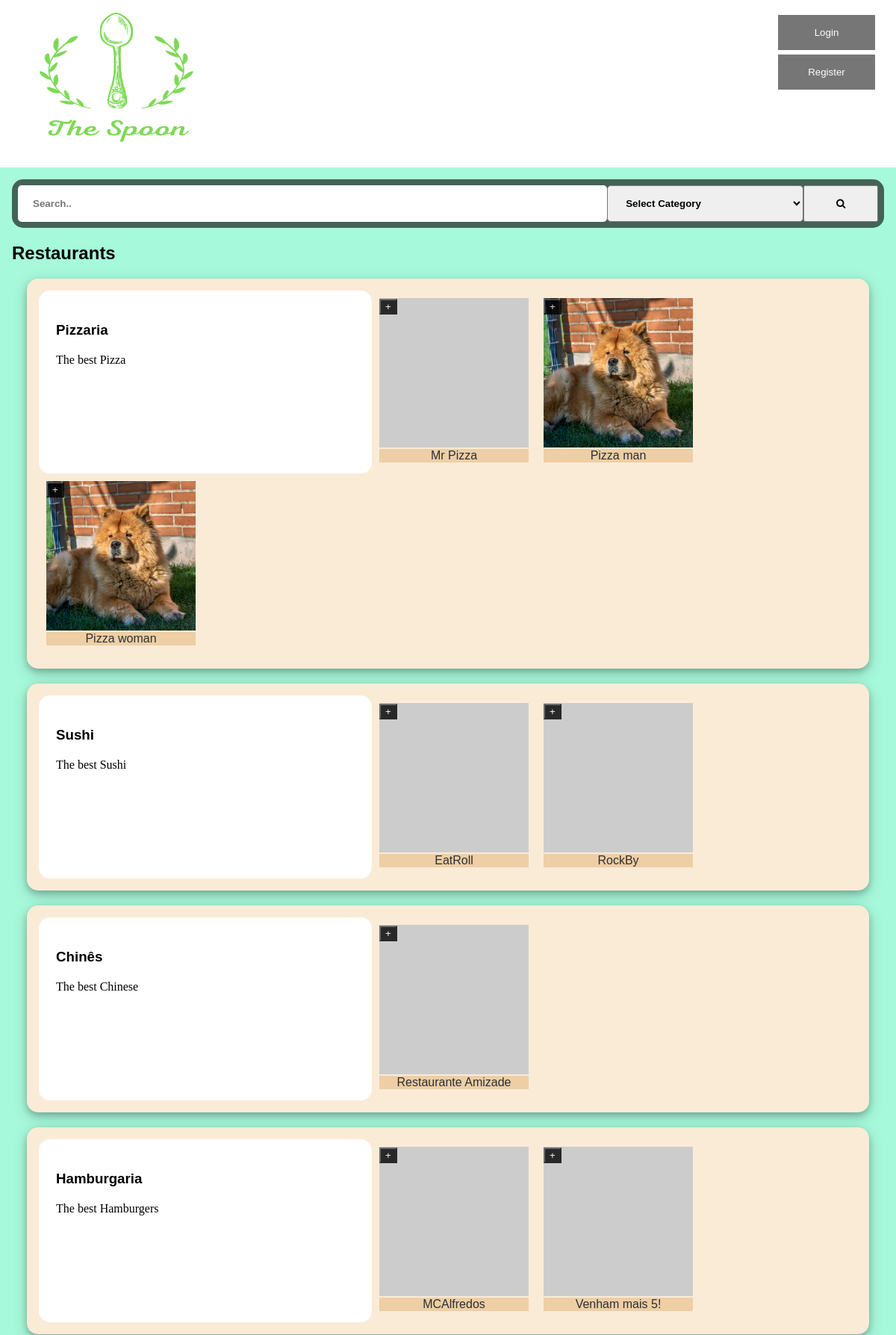
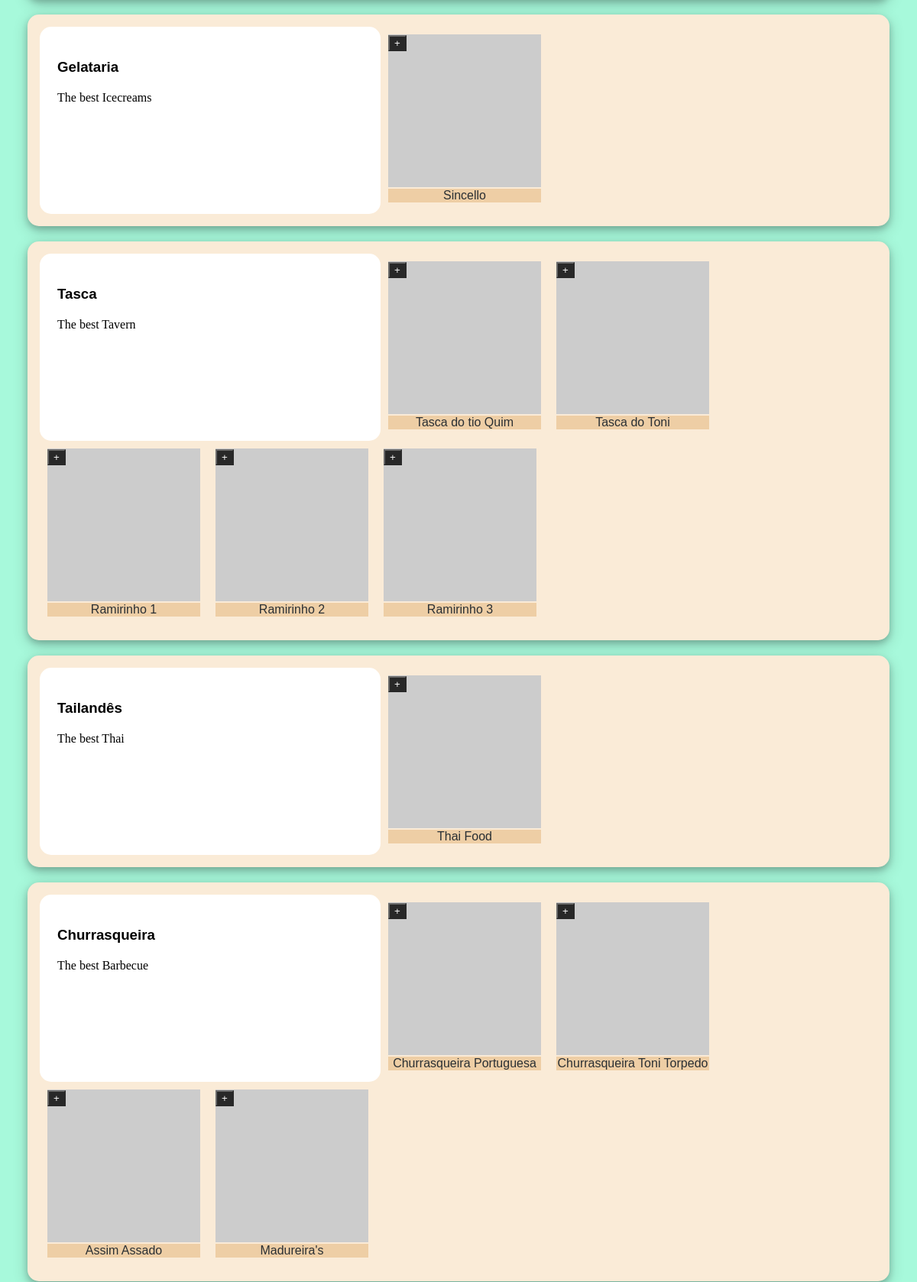
The page /pages (upper part) on the database its author committed (2 pictures, top to bottom).
### tables this page shows
CREATE TABLE RestCategory (
	idRestCategory		INTEGER PRIMARY KEY,
	Name 			VARCHAR NOT NULL,
	Description		VARCHAR NOT NULL
);

CREATE TABLE Restaurant (
	idRestaurant 		INTEGER PRIMARY KEY,
	Name 			VARCHAR NOT NULL,
	idUser		INTEGER NOT NULL 	CONSTRAINT fk_restaurant_iduser REFERENCES User (idUser)
												ON DELETE CASCADE ON UPDATE CASCADE,
	idRestCategory		INTEGER NOT NULL 	CONSTRAINT fk_restaurant_idrestcategory REFERENCES RestCategory (idRestCategory)
												ON DELETE CASCADE ON UPDATE CASCADE,
	Photo			VARCHAR	DEFAULT '',
	Description		VARCHAR DEFAULT '',
	idAddress		INTEGER NOT NULL 	CONSTRAINT fk_restaurant_idaddress REFERENCES Address (idAddress)
												ON DELETE CASCADE ON UPDATE CASCADE
);

### pages/index.php (called while the page is built, shortened)
<?php
  require_once('../database/connection.php');
  require_once('../database/restaurant.class.php');
  require_once('../templates/common.tpl.php');
  require_once('../templates/restaurant.tpl.php');
  $db = getDatabaseConnection();
  $categories = Category::getRestaurantsCategories($db, 8);
  drawRestaurants($db, $categories);
?>

### database/restaurant.class.php (called while the page is built, shortened)
<?php
  class Restaurant {
    public function __construct(int $id, string $name, string $description, string $photo) {
      $this->id = $id;
      $this->name = $name;
      $this->photo = $photo;
    }
    static function getRestaurantsFromCategory(PDO $db, int $count,  int $id) : array {
      $stmt = $db->prepare('SELECT idRestaurant, Name, Description, Photo FROM Restaurant WHERE idRestCategory = ? LIMIT ?');
      $stmt->execute(array($id, $count));
      $restaurants = array();
      while ($restaurant = $stmt->fetch()) {
        $restaurants[] = new Restaurant(
          (int) $restaurant['idRestaurant'],
          $restaurant['Name'],
          $restaurant['Description'],
          $restaurant['Photo']
        );
      }
      return $restaurants;
    }
  }
  class Category {
    public function __construct() {
      $argc = func_num_args();
      $this->id = $argv[0];
      $this->name = $argv[1];
      if($argc==3) $this->description = $argv[2];
    }
    static function getRestaurantsCategories(PDO $db, int $count) : array {
      $stmt = $db->prepare('SELECT idRestCategory, Name, Description FROM RestCategory LIMIT ?');
      $stmt->execute(array($count));
      $categories = array();
      while ($category = $stmt->fetch()) {
        $categories[] = new Category(
          (int) $category['idRestCategory'],
          $category['Name'],
          $category['Description']
        );
      }
      return $categories;
    }
  }
?>

### templates/restaurant.tpl.php (the view, shortened to what this page needs)
<?php function drawRestaurants(PDO $db, array $categories) { ?>
  <section class="style-restaraunts" id="restaurants">
    <h2>Restaurants</h2>
    <?php foreach($categories as $category) {
      $restaurants = Restaurant::getRestaurantsFromCategory($db, 5, $category->id);
      drawRestaurantsCategory($restaurants, $category);
    } ?>
  </section>
<?php } ?>
<?php function drawRestaurantsCategory(array $restaurants, Category $category) { ?>
  <section id=<?=$category->name?>>
    <div>
      <h3><?=$category->name?></h3>
      <p><?=$category->description?></p>
    </div>
    <?php foreach($restaurants as $restaurant) { ?>
      <article>
        <div class="restImageName">
          <a href="../pages/restaurant.php?id=<?=$restaurant->id?>" class="restImage" id="restImage-<?=$restaurant->id?>"><img src="<?=$restaurant->photo?>" alt="restaurant image" width="200" height="200"></a>
          <a href="../pages/restaurant.php?id=<?=$restaurant->id?>" class="restName" id="restName-<?=$restaurant->id?>"><?=$restaurant->name?></a>
          <button type="button" class="descOpen" id="descOpen-<?=$restaurant->id?>" onclick="openDescription(<?=$restaurant->id?>)">+</button>
        </div>
      </article>
    <?php } ?>
  </section>
<?php } ?>

### css/style.css (style rules this page uses)
a:not(.loginLink), a:not(.registerLink) { text-decoration: none; color: #2a2f33; }
body { font-family: "Poppins", sans-serif; }
p { font-family: "Lora", serif; line-height: 1.4em; }
.style-restaraunts { display: block; }
.style-restaraunts>section { display: flex; flex-direction: row; flex-wrap: wrap; margin: 20px; background-color: antiquewhite; border-radius: 15px; padding: 16px; box-shadow: 0 4px 8px 0 rgba(0, 0, 0, 0.2), 0 6px 20px 0 rgba(0, 0, 0, 0.19); }
.style-restaraunts>section>div { background-color: white; width: 25em; padding: 23px; border-radius: 15px; }
.style-restaraunts>section>article { display: flex; flex-direction: row; border-radius: 15px; margin: 10px; }
.restImageName { position: relative; text-align: center; color: #2a2f33; }
a.restName { color: #2a2f33; background-color: #eecea5; width: 200px; }
.descClose, .descOpen { color: white; background-color: #000; opacity: 0.8; }
.descOpen { display: block; }

### css/layout.css (style rules this page uses)
body { background-color: #a7f9db; margin: 0 auto; display: flex; min-height: 100vh; flex-direction: column; }
a.restName { position: absolute; bottom: 2%; left: 0; }
.descClose, .descOpen { position: relative; left: 0; bottom: 90%; }

### rows shown on the page
restcategory: Name "Pizzaria", Description "The best Pizza"
restaurant: Name "Mr Pizza"
restaurant: Photo (picture), Name "Pizza man"
restaurant: Photo (picture), Name "Pizza woman"
restcategory: Name "Sushi", Description "The best Sushi"
restaurant: Name "EatRoll"
restaurant: Name "RockBy"
restcategory: Name "Chinês", Description "The best Chinese"
restaurant: Name "Restaurante Amizade"
restcategory: Name "Hamburgaria", Description "The best Hamburgers"
restaurant: Name "MCAlfredos"
restaurant: Name "Venham mais 5!"
restcategory: Name "Gelataria", Description "The best Icecreams"
restaurant: Name "Sincello"
restcategory: Name "Tasca", Description "The best Tavern"
restaurant: Name "Tasca do tio Quim"
restaurant: Name "Tasca do Toni"
restaurant: Name "Ramirinho 1"
restaurant: Name "Ramirinho 2"
restaurant: Name "Ramirinho 3"
restcategory: Name "Tailandês", Description "The best Thai"
restaurant: Name "Thai Food"
restcategory: Name "Churrasqueira", Description "The best Barbecue"
restaurant: Name "Churrasqueira Portuguesa"
restaurant: Name "Churrasqueira Toni Torpedo"
restaurant: Name "Assim Assado"
restaurant: Name "Madureira's"
